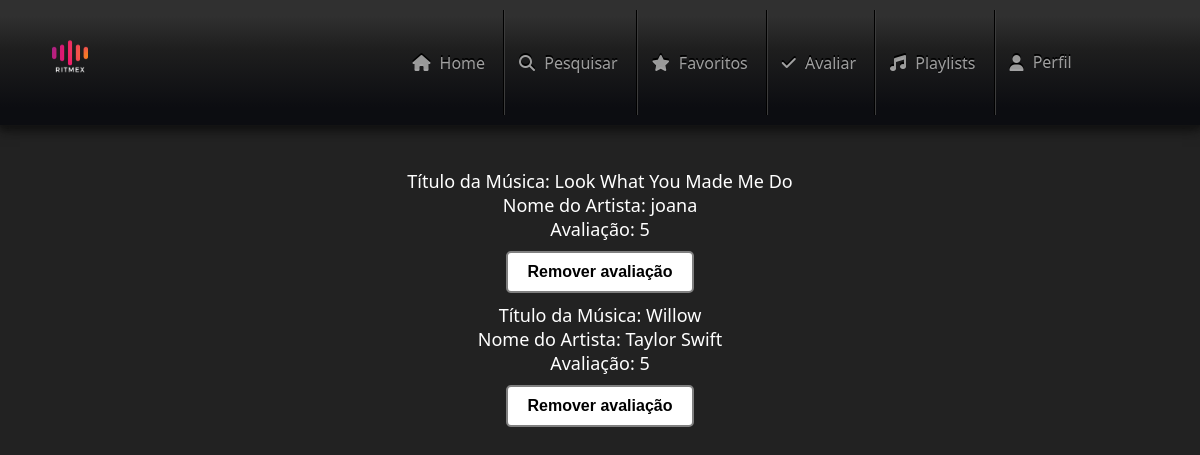
The app's page /Avaliar/avaliacoes.php (signed in) with its own data.
### tables this page shows
CREATE TABLE IF NOT EXISTS `avaliacoes` (
  `id_Avaliacao` int(11) NOT NULL AUTO_INCREMENT,
  `avaliacao` int(11) DEFAULT NULL,
  `id_Musica` int(11) NOT NULL,
  `id_Utilizador` int(11) NOT NULL,
  PRIMARY KEY (`id_Avaliacao`),
  KEY `id_Musica` (`id_Musica`),
  KEY `id_Utilizador` (`id_Utilizador`),
  CONSTRAINT `avaliacoes_ibfk_1` FOREIGN KEY (`id_Musica`) REFERENCES `musica` (`id_Musica`),
  CONSTRAINT `avaliacoes_ibfk_2` FOREIGN KEY (`id_Utilizador`) REFERENCES `utilizadores` (`id_Utilizador`)
);

CREATE TABLE IF NOT EXISTS `musica` (
  `id_Musica` int(11) NOT NULL AUTO_INCREMENT,
  `titulo` varchar(70) NOT NULL,
  `id_Artista` int(11) NOT NULL,
  `duracao` int(11) DEFAULT NULL,
  `id_Album` int(11) NOT NULL,
  `id_Genero` int(11) NOT NULL,
  `data_lancamento` varchar(70) DEFAULT NULL,
  `caminho_mp3` varchar(255) DEFAULT NULL,
  PRIMARY KEY (`id_Musica`),
  KEY `fk_chave_estrangeira_artista` (`id_Artista`),
  KEY `fk_chave_estrangeira_album3` (`id_Album`),
  KEY `fk_chave_estrangeira_genero3` (`id_Genero`),
  CONSTRAINT `fk_chave_estrangeira_album3` FOREIGN KEY (`id_Album`) REFERENCES `albuns` (`id_Album`),
  CONSTRAINT `fk_chave_estrangeira_artista` FOREIGN KEY (`id_Artista`) REFERENCES `artistas` (`id_Artista`),
  CONSTRAINT `fk_chave_estrangeira_genero3` FOREIGN KEY (`id_Genero`) REFERENCES `generos` (`id_Genero`)
);

CREATE TABLE IF NOT EXISTS `artistas` (
  `id_Artista` int(11) NOT NULL AUTO_INCREMENT,
  `nome_artista` varchar(70) DEFAULT NULL,
  `email` varchar(70) NOT NULL,
  `senha` varchar(70) NOT NULL,
  `termos` tinyint(1) NOT NULL DEFAULT 0,
  PRIMARY KEY (`id_Artista`)
);

### Avaliar/avaliacoes.php (the view, shortened to what this page needs)
<!DOCTYPE html>
<html lang="en">
<head>
    <link rel="stylesheet" href="../style.css">
</head>
<body>
    <header>
        <span>
            <img src="../Imagens/logo.png" alt="Logo" width="100px" height="100px">
        </span>
        <nav class="menu" id="nav">
            <span class="nav-item active">
                <span class="icon">
                    <i class="fa-solid fa-house"></i>
                </span>
                <a href="../Login/index_utilizadores.php">Home</a>
            </span>
            <span class="nav-item">
                <span class="icon">
                    <i class="fa-solid fa-magnifying-glass"></i>
                </span>
                <a href="../Pesquisar/pesquisar.php">Pesquisar</a>
            </span>
            <span class="nav-item">
                <span class="icon">
                    <i class="fa-solid fa-star"></i>
                </span>
                <a href="../Favoritas/favoritas.php">Favoritos</a>
            </span>
            <span class="nav-item">
                <span class="icon">
                    <i class="fa fa-check" aria-hidden="true"></i>
                </span>
                <a href="../Avaliar/avaliar_musica.php">Avaliar</a>
            </span>
            <span class="nav-item">
                <span class="icon">
                <i class="fa-solid fa-music"></i>
                </span>
                <a href="../Playlists/buscar_playlists.php">Playlists</a>
            </span>
            <span class="nav-item">
                <span class="icon">
                    <i class="fa-solid fa-user"></i>
                </span>
                <?php
                    if (isset($_SESSION['username'])) {
                        echo '<div class="dropdown">';
                        echo '<a href="Perfis/perfil_utilizador.php">Perfil</a>';
                        echo '</div>';
                    }
                ?>
            </span>
        </nav>
    </header><br><br>
</body>
</html>
<?php
$servername = "localhost";
$username = "root";
$password = "";
$dbname = "ritmex";
$conn = new mysqli($servername, $username, $password, $dbname);
$id_usuario = $_SESSION['user_id'];
$obter_avaliacoes_sql = "SELECT m.titulo AS titulo_musica, a.avaliacao, ar.nome_artista, a.id_Avaliacao
                        FROM avaliacoes a
                        JOIN Musica m ON a.id_Musica = m.id_Musica
                        JOIN artistas ar ON m.id_Artista = ar.id_Artista
                        WHERE a.id_Utilizador = '$id_usuario'";
$avaliacoes_result = $conn->query($obter_avaliacoes_sql);
while ($avaliacao = $avaliacoes_result->fetch_assoc()) {
   echo"<center style='color:white; font-size:18px;'> ";
   echo "Título da Música: " . $avaliacao["titulo_musica"] ."<br>". " Nome do Artista: " . $avaliacao["nome_artista"] . "<br>"." Avaliação: " . $avaliacao["avaliacao"] . "<br>";
   echo"</center> ";
            ?>
            <center>
            <form action="eliminar.php" method="post">
                <button type="submit" name="remover_avaliacao">Remover avaliação</button>
            </form>
            </center>
            <?php
}
?>

### style.css (style rules this page uses)
* { box-sizing: border-box; }
body { margin: 0; background-color: #222; font-family: system-ui, sans-serif; }
header { display: flex; justify-content: space-between; padding: 10px 20px; background-image: linear-gradient( rgb(48, 48, 48) 13%, rgb(30, 30, 30) 40%, #0c0d11 86% ); color: rgba(255, 255, 255, 0.6); text-shadow: 0 -2px 0 black; box-shadow: 1px 2px 4px rgb(20, 20, 20), 0 4px 12px rgb(10, 10, 10); }
.menu { margin-right: 90px; }
nav { display: flex; }
.dropdown { position: relative; display: inline-block; }
button { display: inline-block; padding: 10px 20px; font-size: 16px; font-weight: bold; text-align: center; text-decoration: none; cursor: pointer; margin-top: 10px; margin-bottom: 10px; border: 2px solid grey; border-radius: 5px; color: black; background-color: white; transition: background-color 0.3s, color 0.3s; }

### records on screen
avaliacoes: id_Musica.titulo "Look What You Made Me Do", artistas.nome_artista "joana", avaliacao "5"
avaliacoes: id_Musica.titulo "Willow", artistas.nome_artista "Taylor Swift", avaliacao "5"
